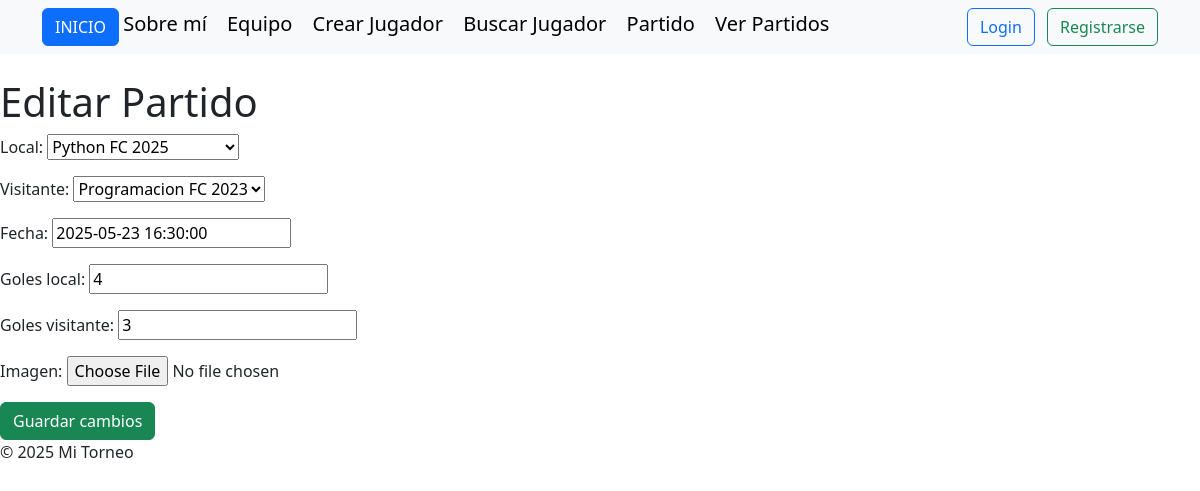
Screenshot of /editar_partido/2/ with the database file from the repository.
### apptorneo/models.py (models this page shows, shortened)
class Partido(models.Model):
    local= models.ForeignKey(Equipo, on_delete=models.CASCADE, related_name='partidos_local')
    visitante= models.ForeignKey(Equipo, on_delete=models.CASCADE, related_name='partidos_visitante')
    fecha= models.DateTimeField()
    goles_local= models.IntegerField()
    goles_visitante= models.IntegerField()
    imagen = models.ImageField(upload_to='partidos', null=True, blank=True)

### apptorneo/views.py (the view)
# urls.py: path('editar_partido/<int:pk>/', PartidoUpdateView.as_view(), name='editar_partido'),
class PartidoUpdateView(UpdateView):
    model = Partido
    fields = ['local', 'visitante', 'fecha', 'goles_local', 'goles_visitante', 'imagen']
    template_name = 'apptorneo/editar_partido.html'
    context_object_name = 'editar_partido'
    success_url = '/'

### apptorneo/models.py (called while the page is built)
    def __str__(self):
            return f"{self.nombre} {self.año_fundacion}"

### apptorneo/templates/apptorneo/editar_partido.html (shortened to what this page needs)
{% extends 'apptorneo/base.html' %}
{% block content %}
  <h1>Editar Partido</h1>
  <form method="post" enctype="multipart/form-data">
    {{ form.as_p }}
    <button type="submit" class="btn btn-success">Guardar cambios</button>
  </form>
{% endblock %}

### rows the page displays
Partido: local "Python FC 2025", visitante "Programacion FC 2023", fecha "2025-05-23 16:30:00", goles_local "4", goles_visitante "3"
